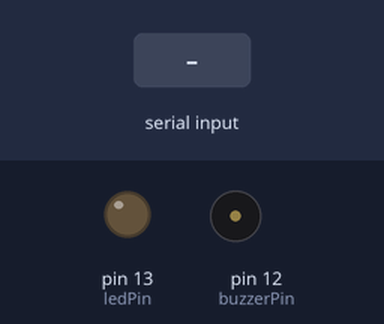
Bench run of a sketch on a simulated Arduino Uno, built with avr-gcc and run on an emulated ATmega328P. Parts: output pins drawn as LEDs (lit = HIGH), buzzer (waves = sounding). Dashed ring = blinking. The test bench sets the inputs (shaded band).

Above: at 1.2 s.
1.3 s: "block\n" received over Serial
At 1.4 s:
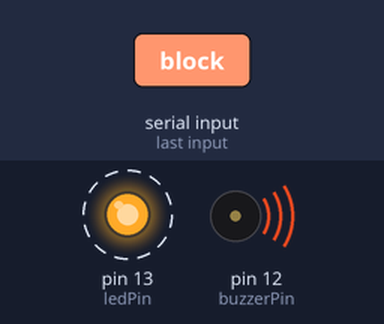
4.3 s: "watch\n" received over Serial
At 4.8 s:
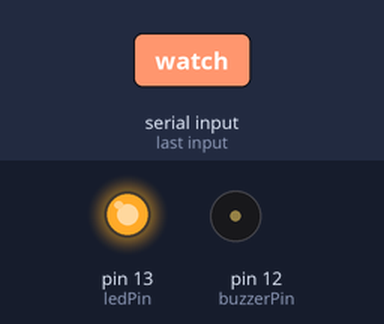
Timing chart, 0 to 7.3 s (numbered marks = the images above; inputs shaded):
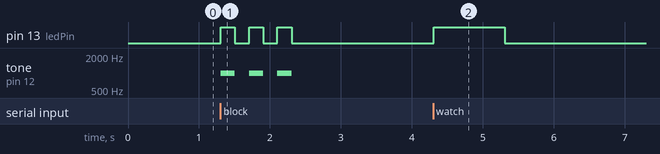

The sketch:

alert_listener.ino
```cpp
const int ledPin = 13;
const int buzzerPin = 12;

void setup() {
  Serial.begin(9600);
  pinMode(ledPin, OUTPUT);
  pinMode(buzzerPin, OUTPUT);
}

void loop() {
  if (Serial.available() > 0) {
    String level = Serial.readStringUntil('\n');
    level.trim();

    if (level == "block") {
      // Blink LED and buzz
      for(int i=0; i<3; i++) {
        digitalWrite(ledPin, HIGH);
        tone(buzzerPin, 1000, 200);
        delay(200);
        digitalWrite(ledPin, LOW);
        delay(200);
      }
    } else if (level == "watch") {
      // Steady LED
      digitalWrite(ledPin, HIGH);
      noTone(buzzerPin);
      delay(1000);
      digitalWrite(ledPin, LOW);
    } else {
      digitalWrite(ledPin, LOW);
      noTone(buzzerPin);
    }
  }
}
```

Measured:
- after the input at 1.3 s, pin 13 (ledPin): alternates HIGH for 0.20 s and LOW for 0.20 s, 6 changes in all, then stays LOW, starting at once; tone on pin 12 (buzzerPin): alternates 1000 Hz for 0.20 s and silent for 0.20 s, 6 changes in all, then stays silent, starting at once
- after the input at 4.3 s, pin 13 (ledPin): LOW → HIGH at once, → LOW 1.0 s later
